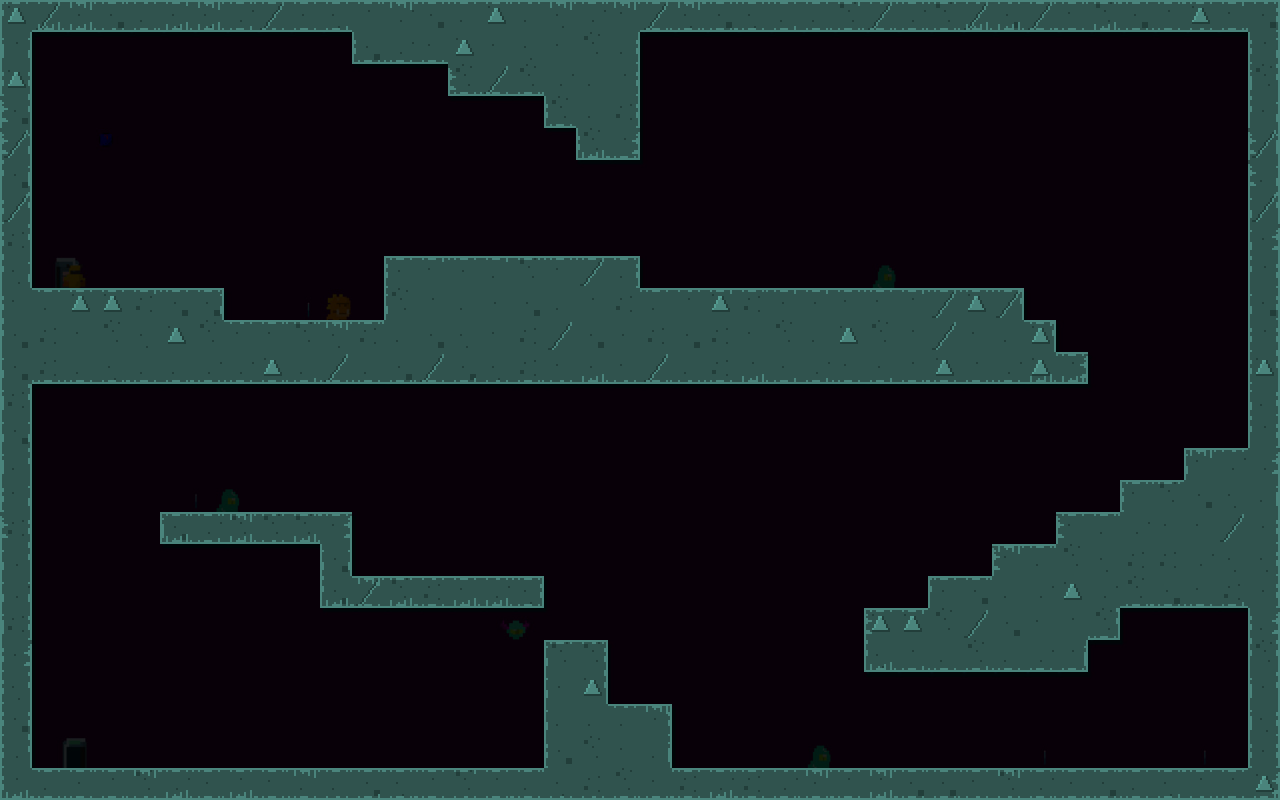

Below is a game level as drawn by its tile map, then a one-line description and the .tmx that defines it (tile-layer data replaced by summaries):
An orthogonal 40x25 tile map with 32x32 px tiles, 5 tile layers (layer_walls, layer_moss_right, layer_moss_top, layer_moss_bottom, ...), 2 tilesets, 1 image layer.

<map version="1.8" tiledversion="1.8.5" orientation="orthogonal" renderorder="left-up" width="40" height="25" tilewidth="32" tileheight="32" infinite="0" nextlayerid="7" nextobjectid="1">
 <tileset firstgid="1" name="walls" tilewidth="32" tileheight="32" tilecount="12" columns="4">
  <image source="../tilesets/tileset_walls.png" trans="ff00ff" width="128" height="96" />
 </tileset>
 <tileset firstgid="13" name="moss" tilewidth="32" tileheight="32" tilecount="32" columns="8">
  <image source="../tilesets/tileset_moss.png" trans="ff00ff" width="256" height="128" />
 </tileset>
 <imagelayer id="2" name="reference" locked="1" opacity="0.5">
  <image source="level_1.jpg" width="1286" height="808" />
 </imagelayer>
 <layer id="1" name="layer_walls" width="40" height="25" locked="1">
  <data>[1000 cells, 316 non-empty, 11 distinct tile ids]</data>
 </layer>
 <layer id="3" name="layer_moss_right" width="40" height="25" locked="1">
  <data>[1000 cells, 63 non-empty, 8 distinct tile ids]</data>
 </layer>
 <layer id="4" name="layer_moss_top" width="40" height="25" locked="1">
  <data>[1000 cells, 135 non-empty, 8 distinct tile ids]</data>
 </layer>
 <layer id="6" name="layer_moss_bottom" width="40" height="25">
  <data>[1000 cells, 135 non-empty, 8 distinct tile ids]</data>
 </layer>
 <layer id="5" name="layer_moss_left" width="40" height="25" locked="1">
  <data>[1000 cells, 63 non-empty, 8 distinct tile ids]</data>
 </layer>
</map>
